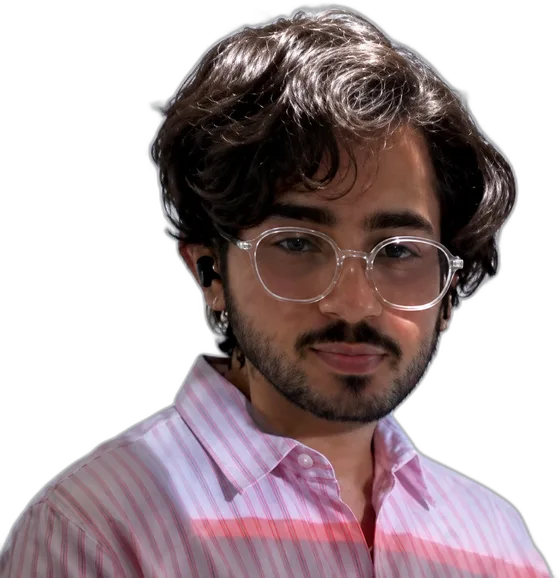
#> input picture generator/portrait.webp, 560 x 578 px
$ python make_assets.py
#> lines starting #> are read from the running program, lines starting #| are printed output that depends on the picture; after the words box and inside, x2 and y2 are one past the last pixel; in counts of white or black regions, pixels touching at a corner belong together
"""One-off asset prep (run locally, results are committed).

    python -m generator.make_assets

1. Scans portrait.webp into a brightness grid -> portrait.txt
   One char per cell: ' ' = transparent background, '0'..'9' = brightness
   (0 darkest). The daily build maps this to glyphs per theme, so it needs
   no image library.
2. Subsets Geist Mono (same face as omsharma.dev) to the glyphs the card
   uses -> fonts/*.subset.woff2, embedded into the SVG at build time.

Needs: pip install pillow fonttools brotli
"""

from __future__ import annotations

from pathlib import Path

from PIL import Image, ImageFilter

from generator.layout import ASCII_CELL_H, ASCII_CELL_W, ASCII_COLS, ASCII_ROWS

HERE = Path(__file__).parent

# Crop of the 560x578 cut-out that keeps the head and shoulders but drops
# the empty margin left of the hair.
CROP = (140, 0, 510, 578)

# Glyphs the card can ever render: printable ASCII + the few specials used
# in the copy and rules.
FONT_TEXT = "".join(chr(c) for c in range(0x20, 0x7F)) + "─→·…│—"


# Face region inside the crop (eyebrows to chin), and how much more it
# counts than the rest of the subject when building the tone curve.
FACE = (65, 120, 320, 430)
FACE_WEIGHT = 4


def _equalize(lum: Image.Image, alpha: Image.Image) -> Image.Image:
    """Histogram-equalize over the subject, weighted toward the face.

    The cut-out is mostly dark hair and a bright shirt, so a plain stretch
    squeezes the face into three or four levels and the features vanish.
    Counting face pixels FACE_WEIGHT times spreads the face across the
    ramp while hair and shirt keep some gradation.
    """
    mask = alpha.point(lambda a: 255 if a >= 140 else 0)
    hist = lum.histogram(mask=mask)
    face = lum.crop(FACE).histogram(mask=mask.crop(FACE))
    hist = [h + FACE_WEIGHT * f for h, f in zip(hist, face)]
    total = sum(hist) or 1
    lut, acc = [], 0
    for count in hist:
        acc += count
        lut.append(round(255 * acc / total))
    return lum.point(lut)


def scan_portrait() -> list[str]:
    img = Image.open(HERE / "portrait.webp").convert("RGBA").crop(CROP)
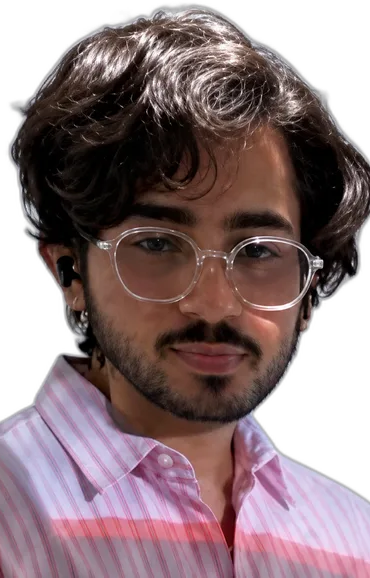
#> img: PIL image 370x578 RGBA; mean R, G, B, A 86.9, 66.8, 70, 195.6; transparent parts drawn white
    # Fit the crop into the ASCII box (in pixels), keeping aspect.
    box_w, box_h = ASCII_COLS * ASCII_CELL_W, ASCII_ROWS * ASCII_CELL_H
    scale = min(box_w / img.width, box_h / img.height)
#> scale = 1.09
    w, h = img.width * scale, img.height * scale
#> w = 403.2; h = 629.9
    cols, rows = round(w / ASCII_CELL_W), round(h / ASCII_CELL_H)
#> cols = 84; rows = 70

    alpha = img.getchannel("A")
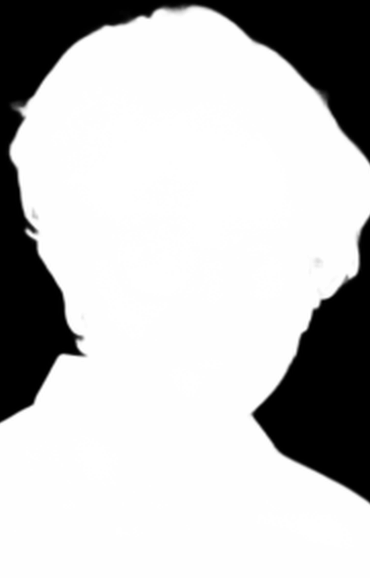
#> alpha: PIL image 370x578 L; min 0, max 255, mean 195.6
    # Sharpen before downsampling so glasses, brows and beard edges survive.
    lum = img.convert("L").filter(ImageFilter.UnsharpMask(radius=3, percent=160, threshold=2))
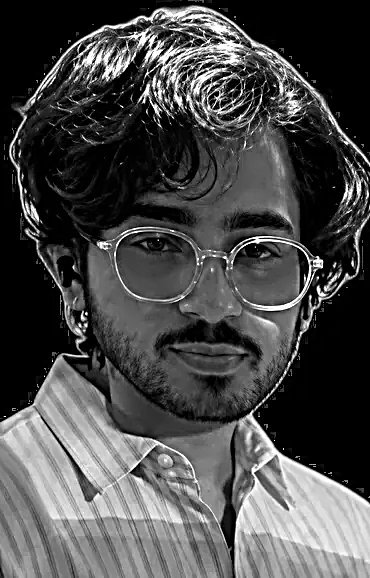
#> lum: PIL image 370x578 L; min 0, max 255, mean 74.5
    lum = _equalize(lum, alpha)
#> in _equalize, `mask = alpha.point(lambda a: 255 if a >= 140 else 0)`:
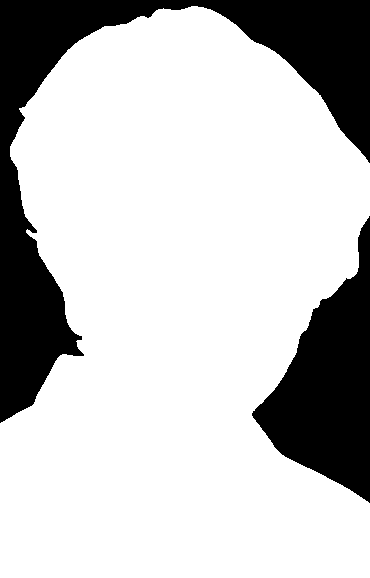
#> mask: PIL image 370x578 L; 76.8% white; 2 black regions, box (x1, y1, x2, y2) and area: (0, 0, 370, 423) 32934, (252, 216, 370, 503) 16596
#> in _equalize, `hist = lum.histogram(mask=mask)`: hist = 256 values, max 16283 at index 0, min 57 at index 250, mean 641.9
#> in _equalize, `face = lum.crop(FACE).histogram(mask=mask.crop(FACE))`: face = 256 values, max 8459 at index 0, min 4 at index 251, mean 290.4
#> in _equalize, `hist = [h + FACE_WEIGHT * f for h, f in zip(hist, face)]`: hist = 256 values, max 50119 at index 0, min 81 at index 250, mean 1803.4
#> in _equalize, `total = sum(hist) or 1`: total = 461682
#> the loop in _equalize, `for count in hist:` made 256 passes
#> (count, acc) on passes 1 to 3: (50119, 50119), (10151, 60270), (6020, 66290)
#> after the loop in _equalize, `for count in hist:`: lut = 256 values from 28 to 255
#> in _equalize, `return lum.point(lut)`:
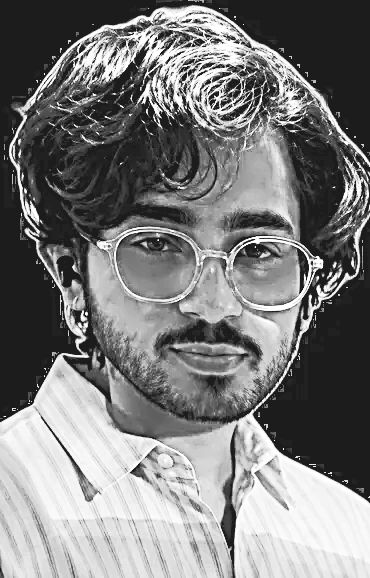
#> returned value: PIL image 370x578 L; min 28, max 255, mean 123.7
    # Each cell = area average of its pixels.
    small_lum = lum.resize((cols, rows), Image.Resampling.BOX)
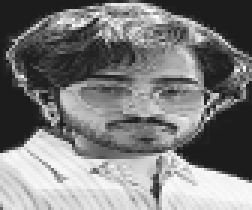
#> small_lum: PIL image 84x70 L (shown 3 times larger); min 28, max 254, mean 123.8
    small_alpha = alpha.resize((cols, rows), Image.Resampling.BOX)
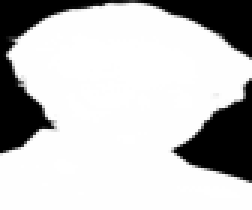
#> small_alpha: PIL image 84x70 L (shown 3 times larger); min 0, max 255, mean 195.6

    lines = []
    for y in range(rows):
        row = []
        for x in range(cols):
            if small_alpha.getpixel((x, y)) < 140:
                row.append(" ")
            else:
                row.append(str(min(9, small_lum.getpixel((x, y)) * 10 // 256)))
        lines.append("".join(row).rstrip())
#> after the loop, lines = 70 items
    # Pad rows at the top so the portrait sits on the card's baseline.
    return [""] * (ASCII_ROWS - rows) + lines


def subset_fonts() -> None:
    from fontTools import subset

    for weight in ("Regular", "SemiBold"):
        src = HERE / "fonts" / f"GeistMono-{weight}.woff2"
        out = HERE / "fonts" / f"GeistMono-{weight}.subset.woff2"
        opts = subset.Options()
        opts.flavor = "woff2"
        opts.layout_features = []  # no ligatures: keep a strict 1-char grid
        opts.name_IDs = []
        opts.notdef_outline = True
        font = subset.load_font(str(src), opts)
        sub = subset.Subsetter(opts)
        sub.populate(text=FONT_TEXT)
        sub.subset(font)
        subset.save_font(font, str(out), opts)
        print(f"{out.name}: {out.stat().st_size} bytes")


if __name__ == "__main__":
    grid = scan_portrait()
#> grid = 76 items, first 6: '', '', '', '', '', ''
    (HERE / "portrait.txt").write_text("\n".join(grid) + "\n", encoding="utf-8")
    print(f"portrait.txt: {len(grid)} rows, {max(map(len, grid))} cols max")
#| portrait.txt: 76 rows, 84 cols max
#> (the run stopped early here; a loop or call above may not have finished)
